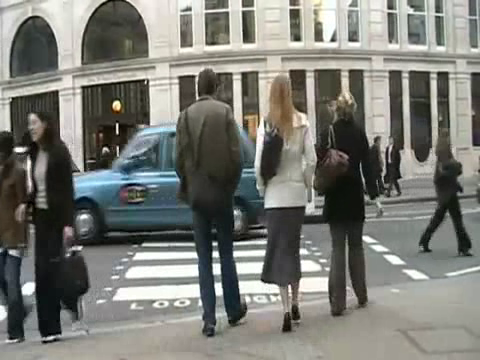
#> input picture frame 54 of p6_particle_filter/input/pedestrians.avi, 480 x 360 px
$ python main_mean_shift.py
#> lines starting #> are read from the running program, lines starting #| are printed output that depends on the picture
### p6_particle_filter/ps6_functions.py
#!/usr/bin/env python3
# -*- coding: utf-8 -*-
"""
Created on Wed Oct 10 10:30:10 2018

@author: jinzhao
"""
import cv2
import numpy as np

# [8 lines left out: function img_show, not called in this run]

def get_frame(video_path, idx_frame):
#> called with video_path = 'input/pedestrians.avi', idx_frame = 0
    cap = cv2.VideoCapture(video_path)

    n_frame = int(cap.get(cv2.CAP_PROP_FRAME_COUNT))
    if idx_frame >= n_frame:
        raise ValueError('Invalid frame index!')

    count = 0
    while(True):
        ret, frame = cap.read()
#> frame is the input picture: shape (360, 480, 3); mean B, G, R 116.8, 122.9, 122
        if count == idx_frame:
            return frame
        count += 1

def load_file(file_name):
#> called with file_name = 'input/pedestrians.txt'
    file = open(file_name, 'r')
#> (reads p6_particle_filter/input/pedestrians.txt from the repository)
#> `model = frame_init_rgb[y_start:y_start+size_y-150, x_start:x_start+siz..`:
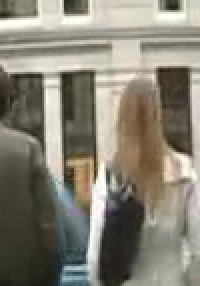
#> model: shape (143, 100, 3) float32 (shown 2 times larger); mean B, G, R 116.9, 129.4, 134.3
    pos = np.float64(file.readline().strip().split())
    size = np.float64(file.readline().strip().split())
    file.close()
    pos = pos.astype('int64')
    size = size.astype('int64')
    x_min, y_min = pos
    size_x, size_y = size
    return x_min, y_min, size_x, size_y

# [34 lines left out: functions draw_bounding_box, visualize_frame_naive, visualize_frame, not called in this run]


# ------ ------ ------ ------ ------ ------ ------ ------ ------ ------ ------ ------ ------ ------ ------
class Particle:
    def __init__(self, state, weight):
        self.state = state
        self.weight = weight
    def normalize_weight(self, sum_weight):
        self.weight /= sum_weight

class ParticleTracker:
    # [135 lines left out: functions __init__, init_particles, update, particle_resample, particle_control, compute_importance_weight and 5 more, not called in this run]

# ------ ------ ------ ------ ------ ------ ------ ------ ------ ------ ------ ------
def compare_hist(img1, img2, n_bins=8): # img format must be either 'uint8' or 'float32'
    hist1 = np.zeros((1, 3*n_bins)).astype('float32')
    hist2 = np.zeros((1, 3*n_bins)).astype('float32')

    for i in range(3):
        hist1[0, i*n_bins : i*n_bins + n_bins] = cv2.calcHist([img1], [i], None, [n_bins], [0, 256]).T
        hist2[0, i*n_bins : i*n_bins + n_bins] = cv2.calcHist([img2], [i], None, [n_bins], [0, 256]).T

        hist1[0, i*n_bins : i*n_bins+n_bins] /= hist1[0, i*n_bins:i*n_bins+n_bins].sum()
        hist2[0, i*n_bins : i*n_bins+n_bins] /= hist2[0, i*n_bins:i*n_bins+n_bins].sum()

    # Chi-Squared distance
    weight = cv2.compareHist(hist1, hist2, cv2.HISTCMP_CHISQR)

    return weight

class ParticleTracker_MSL:
    def __init__(self, model, sample_space, std_control=5, n_particles=200, std=1, alpha=0):
        self.model = model
        self.sample_space = sample_space

        self.std_control = std_control
        self.n_particles = n_particles
        self.std = std
        self.alpha = alpha

        self.init_particles()

    def init_particles(self):
        self.S = [0] * self.n_particles
        x_min, y_min, x_max, y_max = self.sample_space # Mind the order
        for i in range(self.n_particles):
            state = np.array([[np.random.uniform(x_min, x_max)], \
                     [np.random.uniform(y_min, y_max)]])
            weight = 1 / self.n_particles
            particle = Particle(state, weight)
            self.S[i] = particle

    def update(self, frame): # refer to the slide
        S_tmp = [0] * self.n_particles # will store the updated particle temporarily
        sum_weight = 0
        for i in range(self.n_particles):
            idx_particle = self.particle_resample()
            state = self.particle_control(idx_particle, frame)
            weight = self.compute_importance_weight(state, frame)
            sum_weight += weight
            S_tmp[i] = Particle(state, weight)
#> this loop made 200 passes
#> (x_start in compute_importance_weight, y_start in compute_importance_weight, x_end in compute_importance_weight, y_end in compute_importance_weight, weight, sum_weight) on passes 3, 5, 7: (156, 249, 256, 392, 0, 6.72e-05), (425, -34, 525, 109, 0, 0.435), (385, -41, 485, 102, 0, 1.22)
#> pass 1, in compute_importance_weight, `particle_patch = frame[y_start : y_end, x_start : x_end, :]`:
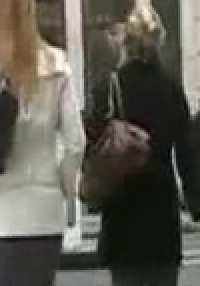
#> particle_patch: shape (143, 100, 3) float32 (shown 2 times larger); mean B, G, R 80.2, 88.9, 91.6
#> pass 2, in compute_importance_weight (call 2), `particle_patch = frame[y_start : y_end, x_start : x_end, :]`:
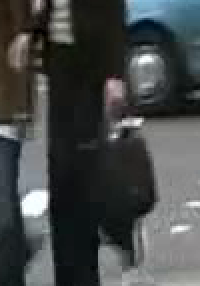
#> particle_patch: shape (143, 100, 3) float32 (shown 2 times larger); mean B, G, R 71.6, 71.9, 68.6
#> pass 3, in compute_importance_weight (call 3), `particle_patch = frame[y_start : y_end, x_start : x_end, :]`:
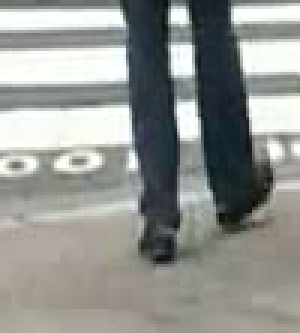
#> particle_patch: shape (111, 100, 3) float32 (shown 3 times larger); mean B, G, R 145, 148.8, 146.1
        for i in range(self.n_particles):
            particle = S_tmp[i]
            particle.normalize_weight(sum_weight) # Keep state but normalize the weight
            self.S[i] = particle
        if self.alpha != 0: # This condition is trivial. I put here just for future reference
            self.update_appearance_model(frame)

    def particle_resample(self):
        # Roulette wheel selection
        rand_weight = np.random.random_sample() # Return random floats in [0.0, 1.0)
        sum_weight = 0
        for idx in range(self.n_particles):
            particle = self.S[idx]
            sum_weight += particle.weight
            if sum_weight > rand_weight:
                return idx

    def particle_control(self, idx_particle, frame):
        noise = np.random.normal(0, self.std_control, (2, 1))
        particle = self.S[idx_particle]
        state = particle.state + noise

        state[0, 0] = np.clip(state[0, 0], 0, frame.shape[1])
        state[1, 0] = np.clip(state[1, 0], 0, frame.shape[0])
        state = state.astype('int64')

        return state

    def compute_importance_weight(self, state, frame):
        size_y, size_x, _ = self.model.shape

        x_start = state[0, 0]-size_x//2
        y_start = state[1, 0]-size_y//2
        x_end = x_start + size_x
        y_end = y_start + size_y

        particle_patch = frame[y_start : y_end, x_start : x_end, :]

        if particle_patch.shape != self.model.shape:
            weight = 0
        else:
            dist = compare_hist(self.model, particle_patch)
            weight = np.exp( - dist / (2 * self.std**2) )

        return weight

    # [24 lines left out: functions update_appearance_model, determine_best_state, not called in this run]

    def determine_weightedSum_state(self):
        best_state = np.zeros((2, 1))
        for i in range(self.n_particles):
            best_state += self.S[i].state * self.S[i].weight
        best_state = best_state.astype('int64')

        return best_state

    def compute_spreadOfDistribution(self):
        opt_state = self.determine_weightedSum_state()
        std = 0
        for i in range(self.n_particles):
            std += self.S[i].weight * np.linalg.norm(self.S[i].state - opt_state)

        return std
    def visualize_frame(self, frame):
        #opt_state = self.determine_best_state()
        opt_state = self.determine_weightedSum_state()
        std = self.compute_spreadOfDistribution()

        #1. Draw particles
        for particle in self.S:
            cv2.circle(frame, (particle.state[0], particle.state[1]), 1, (255, 0, 0), -1)
#> this loop made 1 pass

        #2. Draw the bounding box with weighted sum (optimal) particle
        size_y, size_x, _ = self.model.shape
        x_start = opt_state[0] - size_x//2
        y_start = opt_state[1] - size_y//2

        cv2.circle(frame, (opt_state[0], opt_state[1]), 2, (0, 0, 255), -1)
        cv2.rectangle(frame, (x_start, y_start), (x_start+size_x, y_start+size_y), (0, 255, 0), 3) # UL corner -- DR corner

        #3. Draw the spread of the distribution
        cv2.circle(frame, (opt_state[0], opt_state[1]), int(std), (255, 255, 255), 0)

        return frame


### p6_particle_filter/main_mean_shift.py
#!/usr/bin/env python3
# -*- coding: utf-8 -*-
"""
Created on Wed Oct 10 09:30:37 2018

@author: jinzhao
"""

import cv2
import numpy as np
from ps6_functions import *
import time

if __name__ == "__main__":
    video_path = 'input/pedestrians.avi'
    cap = cv2.VideoCapture(video_path)
    # ------------------------------------------------------------------------
    frame_init_rgb = get_frame(video_path, 0)
    x_start, y_start, size_x, size_y = load_file('input/pedestrians.txt')
    model = frame_init_rgb[y_start:y_start+size_y-150, x_start:x_start+size_x, :].astype('float32')

    width = cap.get(cv2.CAP_PROP_FRAME_WIDTH)
    height = cap.get(cv2.CAP_PROP_FRAME_HEIGHT)
    sample_space = (0, 0, width, height)

    #out = cv2.VideoWriter("output_ped.avi", cv2.VideoWriter_fourcc(*"MJPG"), 30, (int(width), int(height)))
    tracker = ParticleTracker_MSL(model, sample_space)
    count = 0
    while(cap.isOpened()):
        ret, frame_rgb = cap.read()
        if not ret:
            break # unsuccessful reading
        frame = np.float32(frame_rgb)

        tracker.update(frame)

#> (the run stopped early here; a loop or call above may not have finished)
